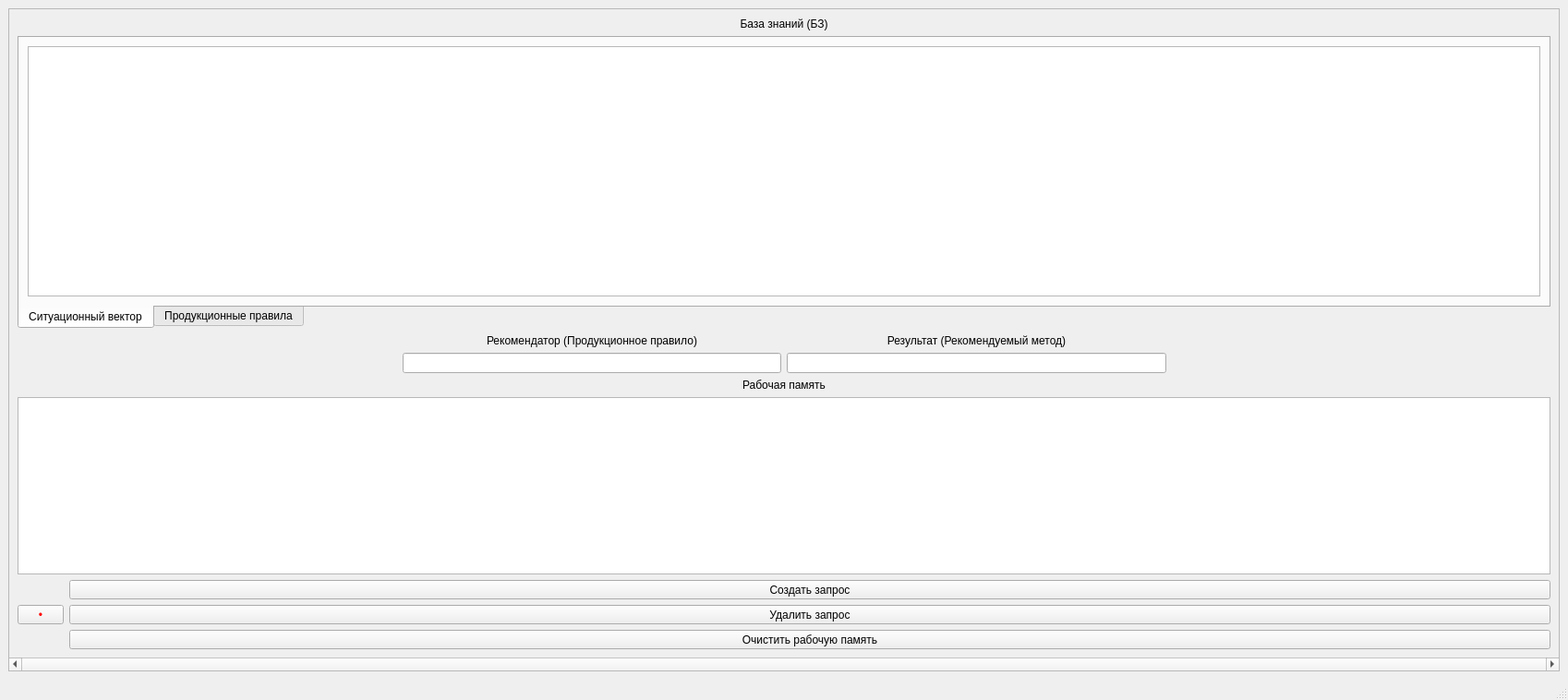
<?xml version="1.0" encoding="UTF-8"?>
<ui version="4.0">
 <class>PacketShaper</class>
 <widget class="QMainWindow" name="PacketShaper">
  <property name="geometry">
   <rect>
    <x>0</x>
    <y>0</y>
    <width>1698</width>
    <height>758</height>
   </rect>
  </property>
  <property name="windowTitle">
   <string>MainWindow</string>
  </property>
  <widget class="QWidget" name="centralwidget">
   <layout class="QGridLayout" name="gridLayout">
    <item row="0" column="0">
     <widget class="QScrollArea" name="scrollArea">
      <property name="minimumSize">
       <size>
        <width>0</width>
        <height>0</height>
       </size>
      </property>
      <property name="horizontalScrollBarPolicy">
       <enum>Qt::ScrollBarAlwaysOn</enum>
      </property>
      <property name="widgetResizable">
       <bool>true</bool>
      </property>
      <widget class="QWidget" name="scrollAreaWidgetContents">
       <property name="geometry">
        <rect>
         <x>0</x>
         <y>0</y>
         <width>1678</width>
         <height>681</height>
        </rect>
       </property>
       <property name="minimumSize">
        <size>
         <width>1500</width>
         <height>0</height>
        </size>
       </property>
       <layout class="QHBoxLayout" name="horizontalLayout_2">
        <item>
         <layout class="QGridLayout" name="gridLayout_2">
          <item row="4" column="3">
           <widget class="QLabel" name="label_5">
            <property name="text">
             <string>Результат (Рекомендуемый метод)</string>
            </property>
            <property name="alignment">
             <set>Qt::AlignCenter</set>
            </property>
           </widget>
          </item>
          <item row="0" column="1" colspan="4">
           <widget class="QLabel" name="label_3">
            <property name="text">
             <string>База знаний (БЗ)</string>
            </property>
            <property name="alignment">
             <set>Qt::AlignCenter</set>
            </property>
           </widget>
          </item>
          <item row="7" column="1" colspan="4">
           <widget class="QLabel" name="label_7">
            <property name="sizePolicy">
             <sizepolicy hsizetype="Preferred" vsizetype="Fixed">
              <horstretch>0</horstretch>
              <verstretch>0</verstretch>
             </sizepolicy>
            </property>
            <property name="text">
             <string>Рабочая память</string>
            </property>
            <property name="alignment">
             <set>Qt::AlignCenter</set>
            </property>
           </widget>
          </item>
          <item row="9" column="1" colspan="4">
           <layout class="QGridLayout" name="gridLayout_3">
            <item row="6" column="1">
             <widget class="QToolButton" name="clear_packet">
              <property name="sizePolicy">
               <sizepolicy hsizetype="Preferred" vsizetype="Fixed">
                <horstretch>0</horstretch>
                <verstretch>0</verstretch>
               </sizepolicy>
              </property>
              <property name="text">
               <string>Очистить рабочую память</string>
              </property>
             </widget>
            </item>
            <item row="5" column="0">
             <widget class="QToolButton" name="submitAll">
              <property name="sizePolicy">
               <sizepolicy hsizetype="Fixed" vsizetype="Fixed">
                <horstretch>0</horstretch>
                <verstretch>0</verstretch>
               </sizepolicy>
              </property>
              <property name="minimumSize">
               <size>
                <width>50</width>
                <height>0</height>
               </size>
              </property>
              <property name="styleSheet">
               <string notr="true">color: rgb(255, 0, 0);</string>
              </property>
              <property name="text">
               <string>•</string>
              </property>
             </widget>
            </item>
            <item row="5" column="1">
             <widget class="QToolButton" name="delete_parcel">
              <property name="sizePolicy">
               <sizepolicy hsizetype="Preferred" vsizetype="Fixed">
                <horstretch>0</horstretch>
                <verstretch>0</verstretch>
               </sizepolicy>
              </property>
              <property name="text">
               <string>Удалить запрос</string>
              </property>
             </widget>
            </item>
            <item row="4" column="1">
             <widget class="QToolButton" name="create_parcel">
              <property name="sizePolicy">
               <sizepolicy hsizetype="Preferred" vsizetype="Fixed">
                <horstretch>0</horstretch>
                <verstretch>0</verstretch>
               </sizepolicy>
              </property>
              <property name="text">
               <string>Создать запрос</string>
              </property>
             </widget>
            </item>
           </layout>
          </item>
          <item row="4" column="2">
           <widget class="QLabel" name="label">
            <property name="text">
             <string>Рекомендатор (Продукционное правило)</string>
            </property>
            <property name="alignment">
             <set>Qt::AlignCenter</set>
            </property>
           </widget>
          </item>
          <item row="3" column="1" colspan="4">
           <widget class="QTabWidget" name="tabWidget">
            <property name="tabPosition">
             <enum>QTabWidget::South</enum>
            </property>
            <property name="currentIndex">
             <number>0</number>
            </property>
            <widget class="QWidget" name="tab">
             <attribute name="title">
              <string>Ситуационный вектор</string>
             </attribute>
             <layout class="QGridLayout" name="gridLayout_5">
              <item row="0" column="0">
               <widget class="QTableView" name="ipt_view"/>
              </item>
             </layout>
            </widget>
            <widget class="QWidget" name="tab_2">
             <attribute name="title">
              <string>Продукционные правила</string>
             </attribute>
             <layout class="QGridLayout" name="gridLayout_6">
              <item row="0" column="2">
               <widget class="QTableView" name="productrule_view"/>
              </item>
              <item row="0" column="0">
               <layout class="QGridLayout" name="gridLayout_4">
                <item row="2" column="2">
                 <widget class="QToolButton" name="toolButton">
                  <property name="sizePolicy">
                   <sizepolicy hsizetype="Fixed" vsizetype="Fixed">
                    <horstretch>0</horstretch>
                    <verstretch>0</verstretch>
                   </sizepolicy>
                  </property>
                  <property name="minimumSize">
                   <size>
                    <width>50</width>
                    <height>0</height>
                   </size>
                  </property>
                  <property name="styleSheet">
                   <string notr="true">color: rgb(255, 0, 0);</string>
                  </property>
                  <property name="text">
                   <string>•</string>
                  </property>
                 </widget>
                </item>
                <item row="4" column="1">
                 <spacer name="verticalSpacer">
                  <property name="orientation">
                   <enum>Qt::Vertical</enum>
                  </property>
                  <property name="sizeHint" stdset="0">
                   <size>
                    <width>20</width>
                    <height>40</height>
                   </size>
                  </property>
                 </spacer>
                </item>
                <item row="2" column="1">
                 <widget class="QToolButton" name="delete_record">
                  <property name="text">
                   <string>Удалить правило</string>
                  </property>
                 </widget>
                </item>
                <item row="1" column="1">
                 <widget class="QToolButton" name="create_record">
                  <property name="text">
                   <string>Создать правило</string>
                  </property>
                 </widget>
                </item>
                <item row="3" column="1">
                 <widget class="QToolButton" name="clear_db">
                  <property name="sizePolicy">
                   <sizepolicy hsizetype="Preferred" vsizetype="Preferred">
                    <horstretch>0</horstretch>
                    <verstretch>0</verstretch>
                   </sizepolicy>
                  </property>
                  <property name="text">
                   <string>Очистить БЗ</string>
                  </property>
                 </widget>
                </item>
                <item row="0" column="1">
                 <spacer name="verticalSpacer_2">
                  <property name="orientation">
                   <enum>Qt::Vertical</enum>
                  </property>
                  <property name="sizeHint" stdset="0">
                   <size>
                    <width>20</width>
                    <height>40</height>
                   </size>
                  </property>
                 </spacer>
                </item>
               </layout>
              </item>
             </layout>
            </widget>
           </widget>
          </item>
          <item row="8" column="1" colspan="4">
           <widget class="QTableView" name="dec_view">
            <property name="sizePolicy">
             <sizepolicy hsizetype="Expanding" vsizetype="Preferred">
              <horstretch>0</horstretch>
              <verstretch>0</verstretch>
             </sizepolicy>
            </property>
            <property name="minimumSize">
             <size>
              <width>200</width>
              <height>0</height>
             </size>
            </property>
           </widget>
          </item>
          <item row="6" column="3">
           <widget class="QLineEdit" name="line_result">
            <property name="sizePolicy">
             <sizepolicy hsizetype="Preferred" vsizetype="Fixed">
              <horstretch>0</horstretch>
              <verstretch>0</verstretch>
             </sizepolicy>
            </property>
            <property name="alignment">
             <set>Qt::AlignCenter</set>
            </property>
           </widget>
          </item>
          <item row="6" column="2">
           <widget class="QLineEdit" name="line_rec">
            <property name="sizePolicy">
             <sizepolicy hsizetype="Preferred" vsizetype="Fixed">
              <horstretch>0</horstretch>
              <verstretch>0</verstretch>
             </sizepolicy>
            </property>
            <property name="alignment">
             <set>Qt::AlignCenter</set>
            </property>
           </widget>
          </item>
         </layout>
        </item>
       </layout>
      </widget>
     </widget>
    </item>
   </layout>
  </widget>
  <widget class="QMenuBar" name="menubar">
   <property name="geometry">
    <rect>
     <x>0</x>
     <y>0</y>
     <width>1698</width>
     <height>21</height>
    </rect>
   </property>
  </widget>
  <widget class="QStatusBar" name="statusbar"/>
 </widget>
 <resources/>
 <connections/>
</ui>
